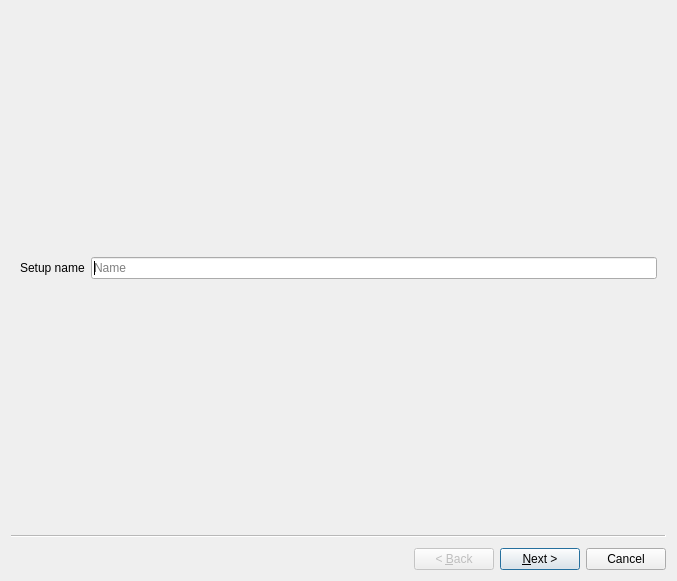
<?xml version="1.0" encoding="UTF-8"?>
<ui version="4.0">
 <class>NewSetupWizard</class>
 <widget class="QWizard" name="NewSetupWizard">
  <property name="geometry">
   <rect>
    <x>0</x>
    <y>0</y>
    <width>677</width>
    <height>581</height>
   </rect>
  </property>
  <property name="sizePolicy">
   <sizepolicy hsizetype="Expanding" vsizetype="Expanding">
    <horstretch>0</horstretch>
    <verstretch>0</verstretch>
   </sizepolicy>
  </property>
  <property name="windowTitle">
   <string>New Setup</string>
  </property>
  <property name="locale">
   <locale language="English" country="UnitedStates"/>
  </property>
  <property name="sizeGripEnabled">
   <bool>false</bool>
  </property>
  <property name="wizardStyle">
   <enum>QWizard::ClassicStyle</enum>
  </property>
  <widget class="QWizardPage" name="pageName">
   <property name="sizePolicy">
    <sizepolicy hsizetype="Expanding" vsizetype="Expanding">
     <horstretch>0</horstretch>
     <verstretch>0</verstretch>
    </sizepolicy>
   </property>
   <property name="title">
    <string/>
   </property>
   <layout class="QFormLayout" name="formLayout">
    <property name="labelAlignment">
     <set>Qt::AlignCenter</set>
    </property>
    <property name="formAlignment">
     <set>Qt::AlignCenter</set>
    </property>
    <item row="0" column="0">
     <widget class="QLabel" name="label">
      <property name="text">
       <string>Setup name</string>
      </property>
     </widget>
    </item>
    <item row="0" column="1">
     <widget class="QLineEdit" name="lineEditExperimentName">
      <property name="placeholderText">
       <string>Name</string>
      </property>
     </widget>
    </item>
   </layout>
  </widget>
  <widget class="QWizardPage" name="pageProcess">
   <property name="sizePolicy">
    <sizepolicy hsizetype="Expanding" vsizetype="Expanding">
     <horstretch>0</horstretch>
     <verstretch>0</verstretch>
    </sizepolicy>
   </property>
   <property name="subTitle">
    <string/>
   </property>
   <layout class="QHBoxLayout" name="horizontalLayout">
    <item>
     <widget class="ProcessFormWidget" name="processForm" native="true">
      <property name="sizePolicy">
       <sizepolicy hsizetype="Expanding" vsizetype="Expanding">
        <horstretch>0</horstretch>
        <verstretch>0</verstretch>
       </sizepolicy>
      </property>
     </widget>
    </item>
   </layout>
  </widget>
  <widget class="QWizardPage" name="wizardPage2">
   <property name="sizePolicy">
    <sizepolicy hsizetype="Expanding" vsizetype="Expanding">
     <horstretch>0</horstretch>
     <verstretch>0</verstretch>
    </sizepolicy>
   </property>
   <layout class="QHBoxLayout" name="horizontalLayout_2">
    <item>
     <widget class="DispersionFormWidget" name="dispersionForm" native="true"/>
    </item>
   </layout>
  </widget>
  <widget class="QWizardPage" name="wizardPage">
   <layout class="QHBoxLayout" name="horizontalLayout_3">
    <item>
     <widget class="PolingFormWidget" name="polingForm" native="true"/>
    </item>
   </layout>
  </widget>
 </widget>
 <customwidgets>
  <customwidget>
   <class>ProcessFormWidget</class>
   <extends>QWidget</extends>
   <header>pyjsa.widgets</header>
   <container>1</container>
  </customwidget>
  <customwidget>
   <class>DispersionFormWidget</class>
   <extends>QWidget</extends>
   <header>pyjsa.widgets</header>
   <container>1</container>
  </customwidget>
  <customwidget>
   <class>PolingFormWidget</class>
   <extends>QWidget</extends>
   <header location="global">pyjsa.widgets</header>
   <container>1</container>
  </customwidget>
 </customwidgets>
 <resources/>
 <connections/>
</ui>
